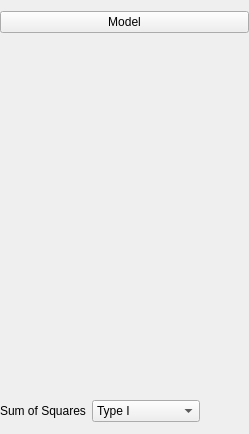
    <widget class="QWidget" name="groupModel" native="true">
     <property name="sizePolicy">
      <sizepolicy hsizetype="Preferred" vsizetype="Preferred">
       <horstretch>0</horstretch>
       <verstretch>0</verstretch>
      </sizepolicy>
     </property>
     <layout class="QGridLayout" name="gridLayout_8">
      <property name="leftMargin">
       <number>0</number>
      </property>
      <property name="rightMargin">
       <number>0</number>
      </property>
      <property name="bottomMargin">
       <number>3</number>
      </property>
      <item row="1" column="0">
       <widget class="QWidget" name="containerModel" native="true">
        <layout class="QGridLayout" name="gridLayout_2">
         <property name="leftMargin">
          <number>0</number>
         </property>
         <property name="topMargin">
          <number>0</number>
         </property>
         <property name="rightMargin">
          <number>0</number>
         </property>
         <property name="bottomMargin">
          <number>0</number>
         </property>
         <item row="0" column="0">
          <widget class="AnovaModelWidget" name="withinModelTerms" native="true">
           <property name="sizePolicy">
            <sizepolicy hsizetype="Expanding" vsizetype="Preferred">
             <horstretch>0</horstretch>
             <verstretch>0</verstretch>
            </sizepolicy>
           </property>
           <property name="minimumSize">
            <size>
             <width>0</width>
             <height>200</height>
            </size>
           </property>
          </widget>
         </item>
         <item row="1" column="0">
          <widget class="AnovaModelWidget" name="betweenModelTerms" native="true">
           <property name="sizePolicy">
            <sizepolicy hsizetype="Expanding" vsizetype="Preferred">
             <horstretch>0</horstretch>
             <verstretch>0</verstretch>
            </sizepolicy>
           </property>
           <property name="minimumSize">
            <size>
             <width>0</width>
             <height>140</height>
            </size>
           </property>
          </widget>
         </item>
         <item row="2" column="0">
          <widget class="QWidget" name="sumOfSquaresContainer" native="true">
           <layout class="QHBoxLayout" name="horizontalLayout">
            <property name="leftMargin">
             <number>0</number>
            </property>
            <item>
             <widget class="QLabel" name="label_5">
              <property name="text">
               <string>Sum of Squares</string>
              </property>
             </widget>
            </item>
            <item>
             <widget class="BoundComboBox" name="sumOfSquares">
              <property name="minimumSize">
               <size>
                <width>108</width>
                <height>0</height>
               </size>
              </property>
              <item>
               <property name="text">
                <string>Type I</string>
               </property>
              </item>
              <item>
               <property name="text">
                <string>Type II</string>
               </property>
              </item>
              <item>
               <property name="text">
                <string>Type III</string>
               </property>
              </item>
             </widget>
            </item>
            <item>
             <spacer name="horizontalSpacer">
              <property name="orientation">
               <enum>Qt::Horizontal</enum>
              </property>
              <property name="sizeHint" stdset="0">
               <size>
                <width>40</width>
                <height>20</height>
               </size>
              </property>
             </spacer>
            </item>
           </layout>
          </widget>
         </item>
        </layout>
       </widget>
      </item>
      <item row="0" column="0">
       <widget class="ExpanderButton" name="expanderModel">
        <property name="sizePolicy">
         <sizepolicy hsizetype="Expanding" vsizetype="Fixed">
          <horstretch>0</horstretch>
          <verstretch>0</verstretch>
         </sizepolicy>
        </property>
        <property name="text">
         <string>Model</string>
        </property>
       </widget>
      </item>
     </layout>
    </widget>
